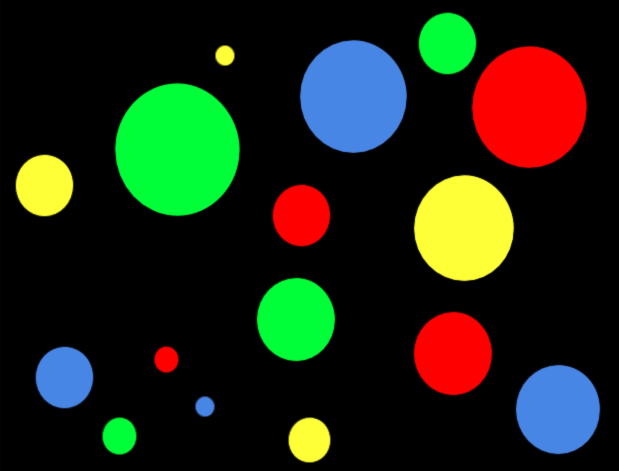
#> input picture Image_Data/Circles.png, 1238 x 942 px, found by its file name (shown at 1/2 size)
$ jupyter execute Basic_Masking.ipynb   (shell and % lines are left out)
#> lines starting #> are read from the running program, lines starting #| are printed output that depends on the picture; after the words box and inside, x2 and y2 are one past the last pixel; in counts of white or black regions, pixels touching at a corner belong together
## Basic Masking
***
Masking is the process of hiding and/or revealing only certain parts of an image. Masking is commonly used in image processing to assist in filtering and/or noise reduction. Masking can also be used to overlay one image on top of another while preserving the original background of the background image. The following example applies a mask to find all circles of a specific color.

[cell 1]
# Notebook imports
import cv2
import numpy as np
import matplotlib.pyplot as plt

[cell 2]
# Reading in the image
circles = cv2.imread('../Image_Data/Circles.png')
#> circles is the input picture: shape (942, 1238, 3); mean B, G, R 20.9, 38.5, 32.4

# for display only
rgb_circles = cv2.cvtColor(circles, cv2.COLOR_BGR2RGB)
plt.imshow(rgb_circles)

The original circles image looks like this when converted to rgb. The bgr version will be used throughout the rest of the following code to keep opencv defaults in place.

[cell 3]
# Getting the bgr values for the circles
print('green: ', circles[300, 300]) # green
#| green:  [ 56 255   0]
print('yellow: ', circles[350, 100]) # yellow
#| yellow:  [ 56 255 255]
print('blue: ', circles[750, 100]) # blue
#| blue:  [229 134  72]
print('red: ', circles[200, 1100]) # red
#| red:  [  0   0 255]

References for the bgr values for each of the circle colors.

[cell 4]
# method to return image of circles found in desired color range
def find_circles(img, color_range):
    gray_img = cv2.cvtColor(img, cv2.COLOR_BGR2GRAY)
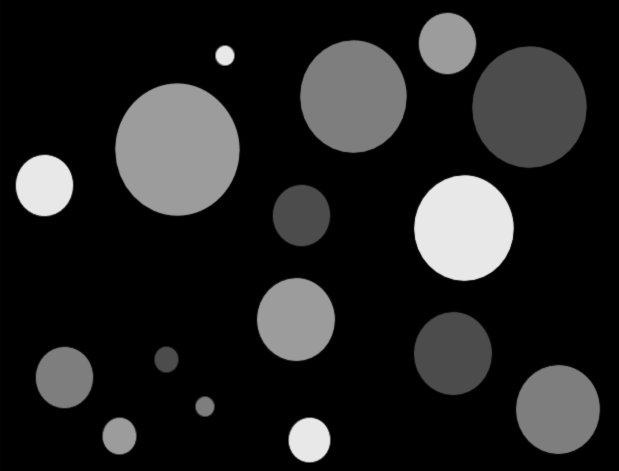
#> gray_img: shape (942, 1238) (shown at 1/2 size); min 0, max 232, mean 34.6
    mask = cv2.inRange(img, color_range[0], color_range[1])
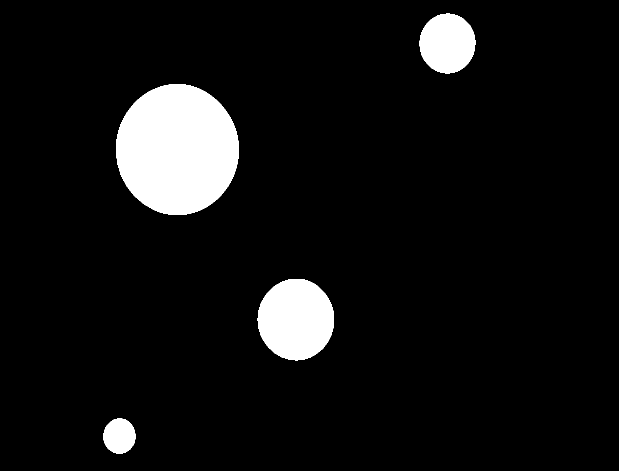
#> mask: shape (942, 1238) (shown at 1/2 size); 7.2% white; 4 white regions, box (x1, y1, x2, y2) and area: (233, 169, 477, 429) 50111, (515, 558, 668, 721) 19364, (839, 27, 951, 147) 10405, (207, 837, 271, 907) 3516
    return cv2.cvtColor(cv2.bitwise_and(img, img, mask=mask), cv2.COLOR_BGR2RGB)

To successfully filter the image, the bitwise_and() method is used. This method matches only pixels that both the mask and the original image contain, or the conjuction of the two images.

[cell 5]
# Lower and upper range bounds for each color
green_range = np.array([[50, 240, 0], [60, 255, 20]], dtype='uint8')
yellow_range = np.array([[40, 240, 240], [60, 255, 255]], dtype='uint8')
blue_range = np.array([[220, 120, 60], [235, 140, 80]], dtype='uint8')
red_range = np.array([[0, 0, 230], [15, 15, 255]], dtype='uint8')

# Getting image results
green_circles = find_circles(circles, green_range)
yellow_circles = find_circles(circles, yellow_range)
#> in find_circles (call 2), `mask = cv2.inRange(img, color_range[0], color_range[1])`: mask: shape (942, 1238); 4.2% white; 4 white regions, box (x1, y1, x2, y2) and area: (830, 352, 1025, 560) 31806, (33, 311, 145, 431) 10405, (579, 837, 659, 923) 5394, (433, 93, 467, 129) 947
blue_circles = find_circles(circles, blue_range)
#> in find_circles (call 3), `mask = cv2.inRange(img, color_range[0], color_range[1])`: mask: shape (942, 1238); 6% white; 4 white regions, box (x1, y1, x2, y2) and area: (602, 83, 811, 304) 36233, (1033, 732, 1198, 907) 22378, (73, 695, 185, 815) 10362, (393, 795, 427, 831) 935
red_circles = find_circles(circles, red_range)
#> in find_circles (call 4), `mask = cv2.inRange(img, color_range[0], color_range[1])`: mask: shape (942, 1238); 6.4% white; 4 white regions, box (x1, y1, x2, y2) and area: (946, 94, 1172, 334) 42470, (829, 625, 983, 789) 19501, (547, 371, 659, 491) 10505, (311, 695, 355, 743) 1690
#> in find_circles (call 4), `return cv2.cvtColor(cv2.bitwise_and(img, img, mask=mask), cv2.COLOR_BG..`:
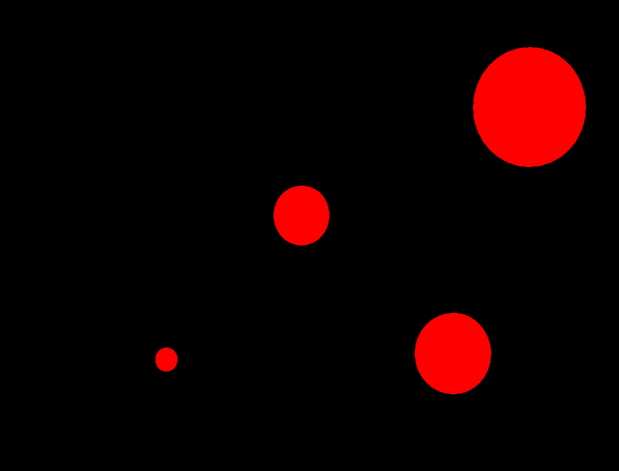
#> returned value: shape (942, 1238, 3) (shown at 1/2 size); mean R, G, B 16.2, 0, 0

# Graphing results
fig, axarr = plt.subplots(2, 2, figsize=(9, 9))
axarr[0][0].set_title('Green Circles')
axarr[0][0].imshow(green_circles)
axarr[0][1].set_title('Yellow Circles')
axarr[0][1].imshow(yellow_circles)
axarr[1][0].set_title('Blue Circles')
axarr[1][0].imshow(blue_circles)
axarr[1][1].set_title('Red Circles')
axarr[1][1].imshow(red_circles)

After running the method with the desired color ranges, the mask was able to successfully filter the original image and find all occurences of circles of the desired color.

***
## Masking - Overlaying
A more advanced version of pasting is image overlaying by using masks. This allows only the desired and prominent features of an image to be preserved. These features can then be placed on top of another image while preserving the background of the background image.

[cell 6]
# Loading in the images
flowers = cv2.cvtColor(cv2.imread('../Image_Data/flowers.jpg'), cv2.COLOR_BGR2RGB)
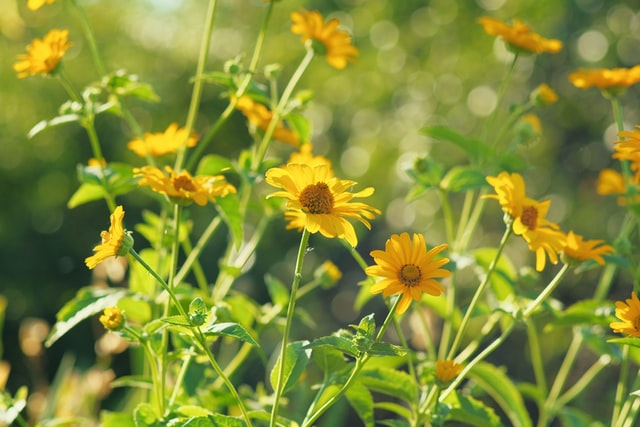
#> input picture Image_Data/flowers.jpg, 640 x 427 px, found by its file name
marked_symbol = cv2.cvtColor(cv2.imread('../Image_Data/Marked_Symbol.png'), cv2.COLOR_BGR2RGB)
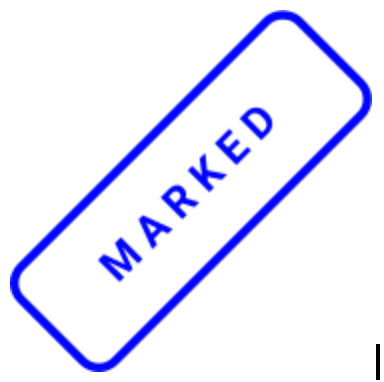
#> input picture Image_Data/Marked_Symbol.png, 384 x 382 px, found by its file name
plt.imshow(marked_symbol)

[cell 7]
plt.imshow(flowers)

To place the marked symbol on top of the flowers image, a region of interest (roi) should be created. This roi will be the rectangle where the marked symbol will be placed on the original image. The roi should be of the same size and shape as the marked symbol image. To start, the shapes of the two images should be inspected.

[cell 8]
marked_symbol.shape
#> Out = (382, 384, 3)

[cell 9]
flowers.shape
#> Out = (427, 640, 3)

Now that the shapes are known, the roi can be established using the two image shapes. In this example, the marked symbol will be placed in the center of the flowers image. The roi can be created and viewed using the following code:

[cell 10]
# setting up roi to place symbol at - needs to be the same size as the symbol
x_left = 23
x_right = 427 - 22
y_left = 128
y_right = 640 - 128
roi = flowers[x_left:x_right, y_left:y_right] # same shape as the logo
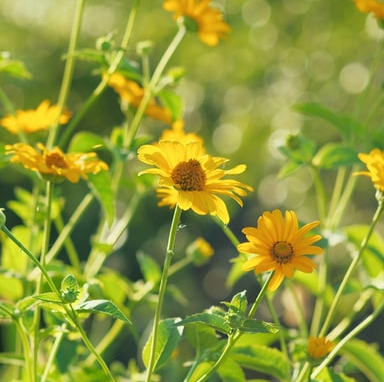
#> roi: shape (382, 384, 3); mean R, G, B 142.9, 151.9, 56.4
plt.imshow(roi)

Now that the roi has been created, the mask can be created. The foreground image, the marked symbol in this case, should first be converted to grayscale.

[cell 11]
marked_symbol_gray = cv2.cvtColor(marked_symbol, cv2.COLOR_RGB2GRAY)
plt.imshow(marked_symbol_gray, cmap='gray')

There is currently a problem with this gray image. The mask that will be used needs to be an inverted form of this image because we want to preserve the marked text and border. The operations we will be using will preserve elements where the intesity value is not zero. We can invert the grayscale image and created the inverted mask using the bitwise_not operation.

[cell 12]
mask_inv = cv2.bitwise_not(marked_symbol_gray)
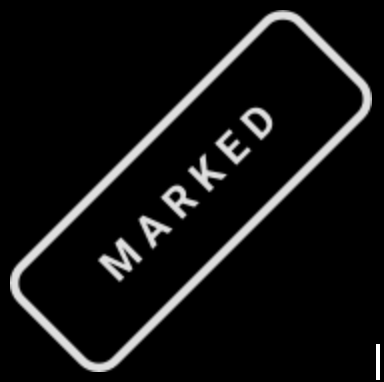
#> mask_inv: shape (382, 384); min 0, max 255, mean 17.8
plt.imshow(mask_inv, cmap='gray')

Now that the mask has been created, we can use the mask to get the desired foreground. Bitwise or takes the disjunction of two input images wherever the mask does not equal 0. This is why the original grayscal image was inverted. The foreground looks as follows:

[cell 13]
fg = cv2.bitwise_or(marked_symbol, marked_symbol, mask=mask_inv)
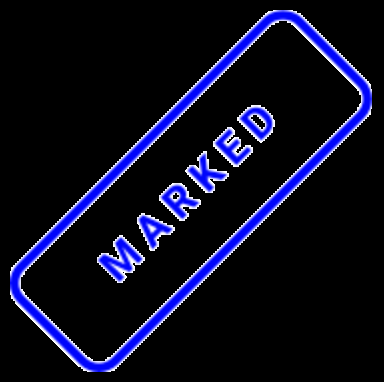
#> fg: shape (382, 384, 3); mean R, G, B 11.6, 12, 31.4
plt.imshow(fg)

Bitwise or can also be used to calculate the new region of interest with the watermark overlay.

[cell 14]
new_roi = cv2.bitwise_or(fg, roi)
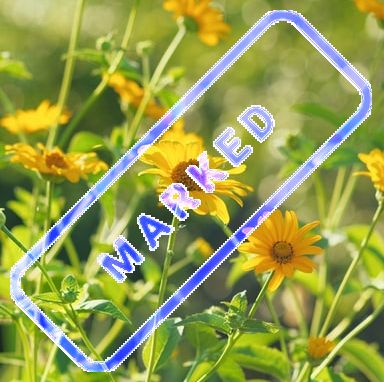
#> new_roi: shape (382, 384, 3); mean R, G, B 148.3, 157.2, 80.6
plt.imshow(new_roi)

It is finally time to apply the new roi to the larger image. This can be done using the code below.

[cell 15]
marked_flowers = flowers.copy()
marked_flowers[x_left:x_right, y_left:y_right] = new_roi
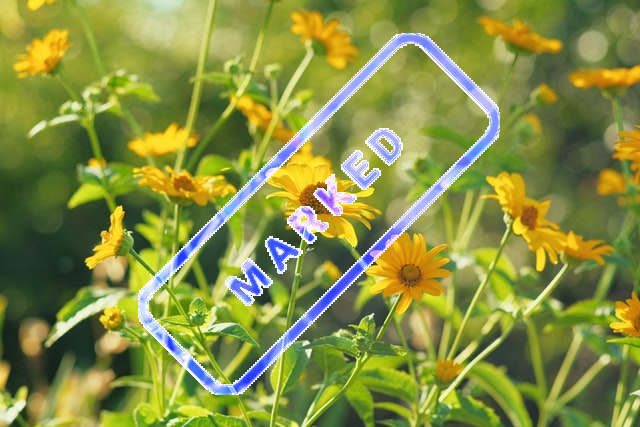
#> marked_flowers: shape (427, 640, 3); mean R, G, B 134.3, 143.4, 68
plt.imshow(marked_flowers)
